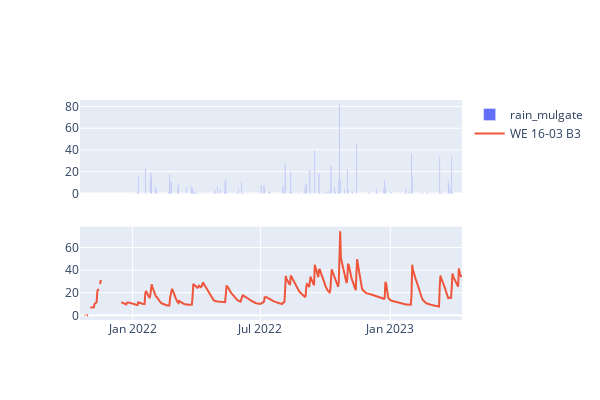
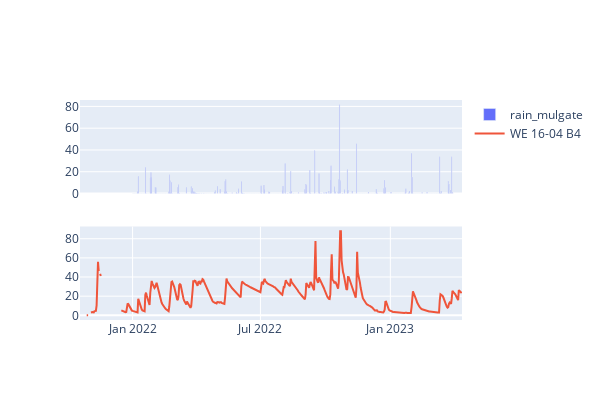
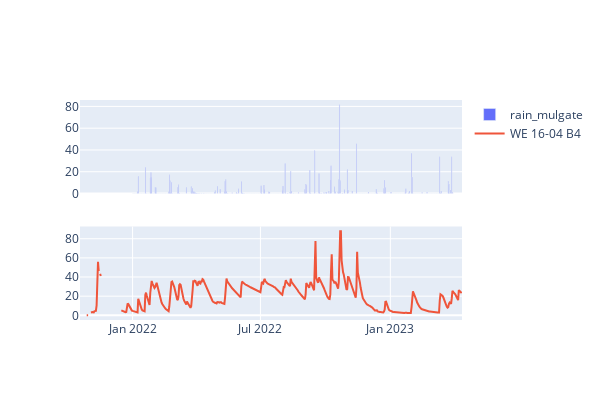
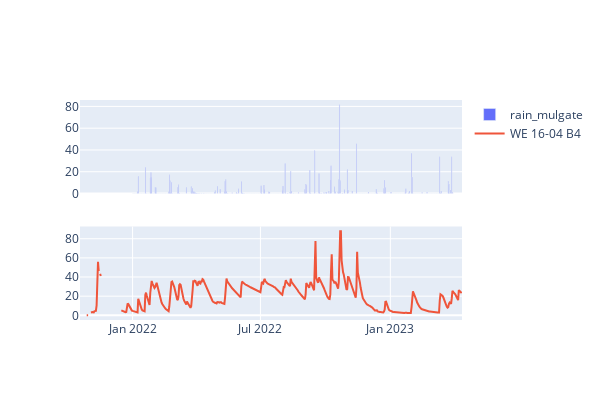

The code cell stored with these charts, in order, in its notebook:
### Markdown cell above
# 5 Plot for checking

### Code cell
# plot the data
from ipywidgets import interact, fixed
import ipywidgets as widgets

import matplotlib.pyplot as plt
import seaborn as sns

#imports from plotly
import plotly.graph_objects as go
from plotly.subplots import make_subplots

# function to plot R2 of soil moisture to rainfall and various lag in rainfall
def plot_r2_lag(rain_data,sm_data,rain_name,sm_name,lag):
    # get the data
    rain = rain_data[rain_name]
    sm = sm_data.loc[sm_data['device']==sm_name].set_index('Date')[['v2']]
    # combine the two dataframes
    df = pd.concat([rain,sm],axis=1)
    # now plot with plotly express top plot should be a barplot of rainfall in the y and index in the x,
    # bottom plot should be the timeseries of soil moisture
    fig = make_subplots(rows=2,cols=1,shared_xaxes=True)
    fig.add_trace(go.Bar(x=df.index,y=df[rain_name],name=rain_name),row=1,col=1)
    fig.add_trace(go.Scatter(x=df.index,y=df['v2'],name=sm_name),row=2,col=1)
    fig.update_layout(height=400,width=600)
    fig.show()

    sm = sm.diff()
    
    #.diff()
    # shift the rain data by the lag
    rain_shift = rain.shift(lag)
    lag_plot = pd.concat([rain_shift,sm],axis=1)
    lag_plot.dropna(inplace=True)
    lag_plot = lag_plot.loc[lag_plot[rain_name]>0,:]
    # plot
    fig, ax = plt.subplots(figsize=(3,3))
    sns.scatterplot(data=lag_plot,x=rain_name,y='v2',ax=ax)
    ax.set_title('R2 = {:.2f}'.format(lag_plot.corr().iloc[0,1]**2))
    ax.set_xlabel(f'{rain_name} shifted by {lag} days')
    ax.set_ylabel(f'{sm_name} - v2')
    # plt.show()
    return

device_list = list(daily_sm_data.device.unique())
device_list.sort()
interact(
    plot_r2_lag,
    rain_data=fixed(daily_data),
    sm_data=fixed(daily_sm_data),
    rain_name=widgets.Dropdown(options=[_ for _ in daily_data.columns if 'rain' in _]),
    sm_name=widgets.Dropdown(options=device_list,value=device_keep[0]),
    lag = widgets.IntSlider(min=-5,max=5,step=1,value=0)
)

None

### Figure 1 — Plotly figure (JSON) as saved in the notebook; plotly's stock layout.template omitted (floating-point values rounded to 4 significant figures; data arrays with more than 128 entries replaced by an {"elided": "..."} marker saying what was removed)
{"data": [{"name": "rain_mulgate", "type": "bar", "x": {"elided": "541 str values"}, "xaxis": "x", "y": {"elided": "541 float values"}, "yaxis": "y"}, {"name": "WE 16-03 B3", "type": "scatter", "x": {"elided": "541 str values"}, "xaxis": "x2", "y": {"elided": "541 float values"}, "yaxis": "y2"}], "layout": {"height": 400, "width": 600, "xaxis": {"anchor": "y", "domain": [0, 1], "matches": "x2", "showticklabels": false}, "xaxis2": {"anchor": "y2", "domain": [0, 1]}, "yaxis": {"anchor": "x", "domain": [0.575, 1]}, "yaxis2": {"anchor": "x2", "domain": [0, 0.425]}}}

### Figure 2 — Plotly figure (JSON) as saved in the notebook; plotly's stock layout.template omitted (floating-point values rounded to 4 significant figures; data arrays with more than 128 entries replaced by an {"elided": "..."} marker saying what was removed)
{"data": [{"name": "rain_mulgate", "type": "bar", "x": {"elided": "541 str values"}, "xaxis": "x", "y": {"elided": "541 float values"}, "yaxis": "y"}, {"name": "WE 16-04 B4", "type": "scatter", "x": {"elided": "541 str values"}, "xaxis": "x2", "y": {"elided": "541 float values"}, "yaxis": "y2"}], "layout": {"height": 400, "width": 600, "xaxis": {"anchor": "y", "domain": [0, 1], "matches": "x2", "showticklabels": false}, "xaxis2": {"anchor": "y2", "domain": [0, 1]}, "yaxis": {"anchor": "x", "domain": [0.575, 1]}, "yaxis2": {"anchor": "x2", "domain": [0, 0.425]}}}

### Figure 3 — Plotly figure (JSON) as saved in the notebook; plotly's stock layout.template omitted (floating-point values rounded to 4 significant figures; data arrays with more than 128 entries replaced by an {"elided": "..."} marker saying what was removed)
{"data": [{"name": "rain_mulgate", "type": "bar", "x": {"elided": "541 str values"}, "xaxis": "x", "y": {"elided": "541 float values"}, "yaxis": "y"}, {"name": "WE 16-04 B4", "type": "scatter", "x": {"elided": "541 str values"}, "xaxis": "x2", "y": {"elided": "541 float values"}, "yaxis": "y2"}], "layout": {"height": 400, "width": 600, "xaxis": {"anchor": "y", "domain": [0, 1], "matches": "x2", "showticklabels": false}, "xaxis2": {"anchor": "y2", "domain": [0, 1]}, "yaxis": {"anchor": "x", "domain": [0.575, 1]}, "yaxis2": {"anchor": "x2", "domain": [0, 0.425]}}}

### Figure 4 — Plotly figure (JSON) as saved in the notebook; plotly's stock layout.template omitted (floating-point values rounded to 4 significant figures; data arrays with more than 128 entries replaced by an {"elided": "..."} marker saying what was removed)
{"data": [{"name": "rain_mulgate", "type": "bar", "x": {"elided": "541 str values"}, "xaxis": "x", "y": {"elided": "541 float values"}, "yaxis": "y"}, {"name": "WE 16-04 B4", "type": "scatter", "x": {"elided": "541 str values"}, "xaxis": "x2", "y": {"elided": "541 float values"}, "yaxis": "y2"}], "layout": {"height": 400, "width": 600, "xaxis": {"anchor": "y", "domain": [0, 1], "matches": "x2", "showticklabels": false}, "xaxis2": {"anchor": "y2", "domain": [0, 1]}, "yaxis": {"anchor": "x", "domain": [0.575, 1]}, "yaxis2": {"anchor": "x2", "domain": [0, 0.425]}}}
